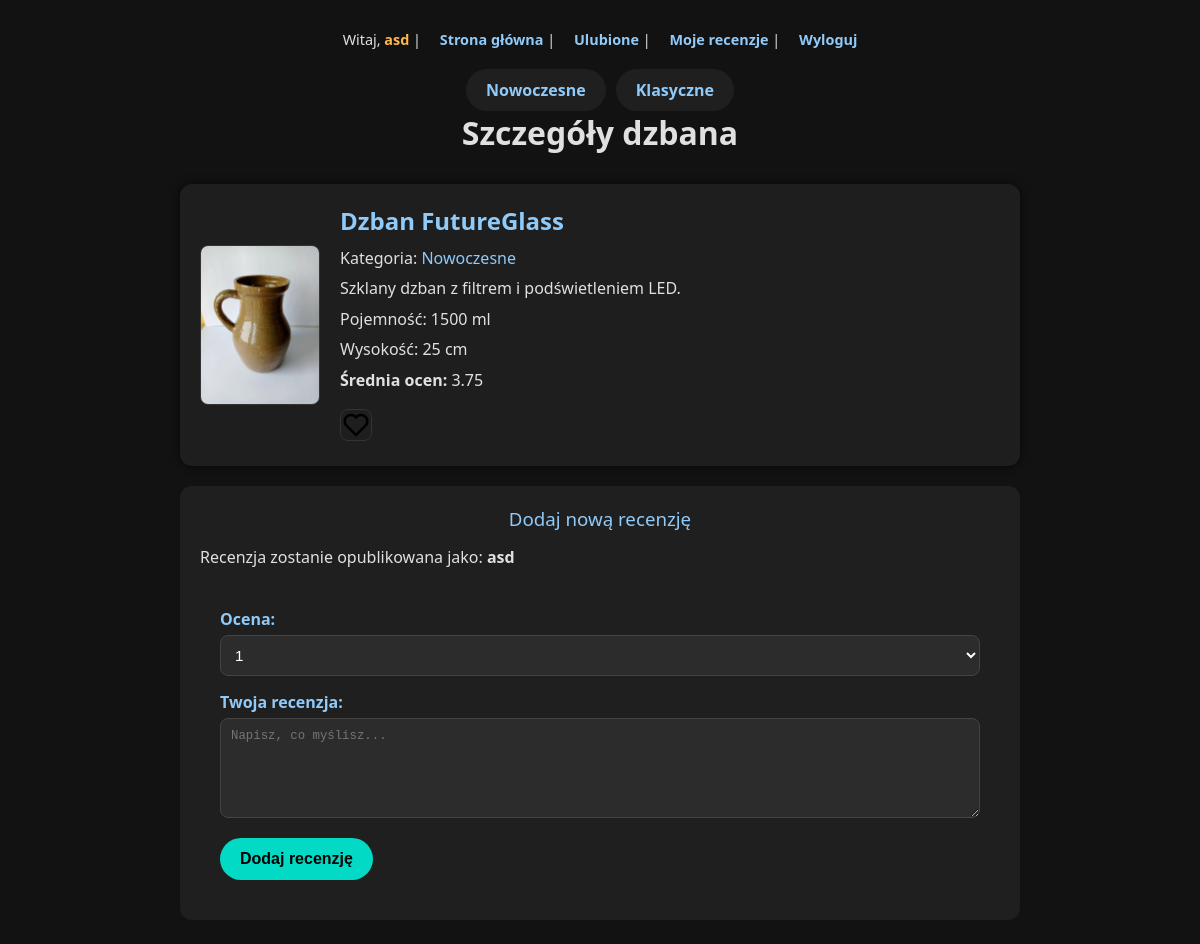
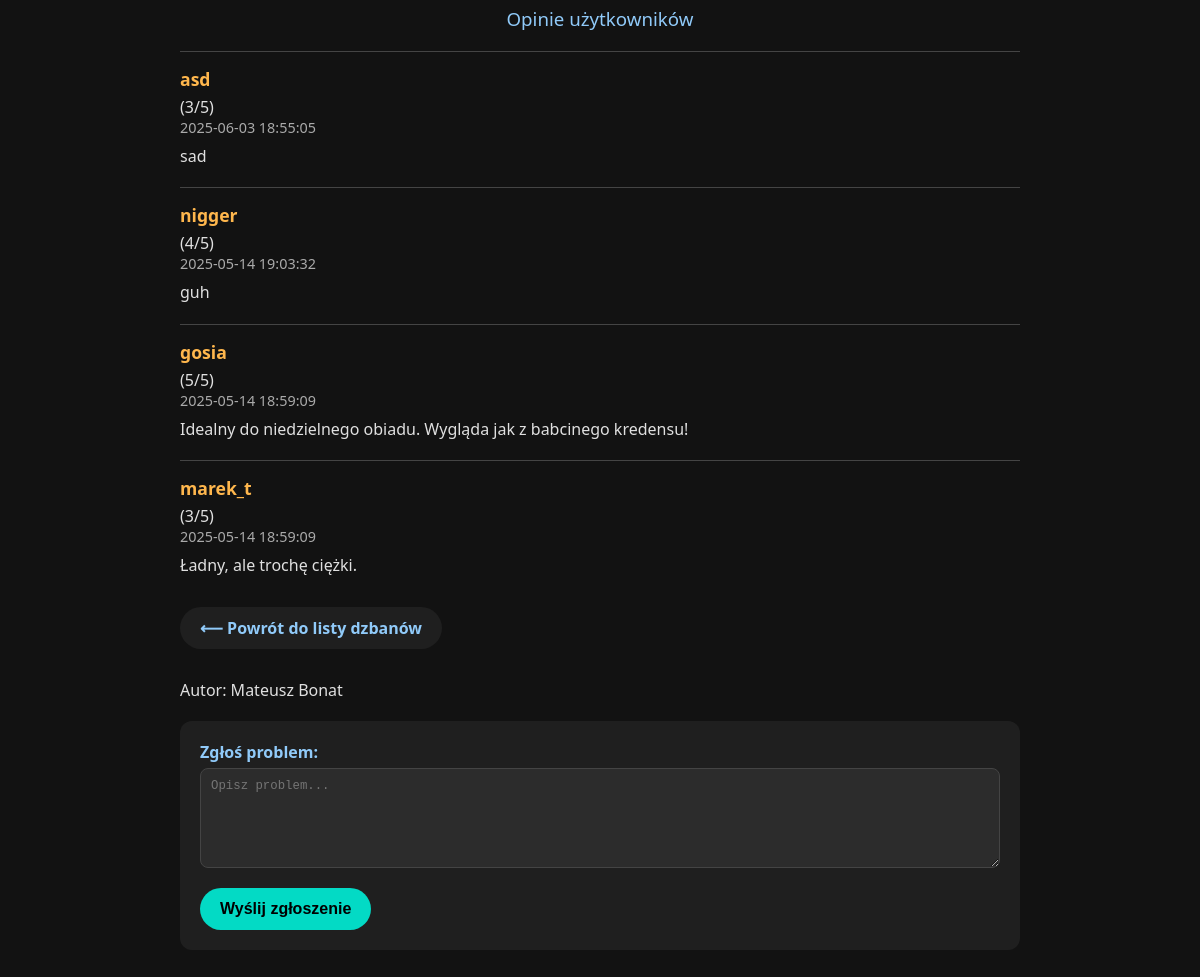
The page /details.php?id=2 (signed in) on the database its author committed (2 pictures, top to bottom).
### tables this page shows
CREATE TABLE `kategorie` (
  `id` int(10) UNSIGNED NOT NULL,
  `nazwa` varchar(50) DEFAULT NULL,
  `opis` text DEFAULT NULL
);

CREATE TABLE `dzbany` (
  `id` int(10) UNSIGNED NOT NULL,
  `idKategorii` int(10) UNSIGNED DEFAULT NULL,
  `nazwa` varchar(50) DEFAULT NULL,
  `obrazek` varchar(50) DEFAULT NULL,
  `opis` text DEFAULT NULL,
  `pojemnosc` int(11) DEFAULT NULL,
  `wysokosc` int(11) DEFAULT NULL
);

CREATE TABLE `recenzje` (
  `id` int(10) UNSIGNED NOT NULL,
  `idDzbana` int(10) UNSIGNED DEFAULT NULL,
  `nick` varchar(50) DEFAULT NULL,
  `ocena` int(11) DEFAULT NULL,
  `tresc` text DEFAULT NULL,
  `data` timestamp NOT NULL DEFAULT current_timestamp()
);

### details.php (the view, shortened to what this page needs)
<?php
include("db.php");
$id = (int)$_GET["id"];
$stmtFav = $conn->prepare("SELECT id FROM ulubione WHERE idDzbana = ? AND idUzytkownika = ?");
$stmtFav->bind_param("ii", $id, $_SESSION['id']);
$stmtFav->execute();
$stmtFav->store_result();
$isFav = $stmtFav->num_rows > 0;
?>
<!DOCTYPE html>
<html lang="pl">
<head>
    <link rel="stylesheet" href="style.css">
</head>
<body>
<div class="container">
    <header class="header">
        <?php include "menu.php"; ?>
        <h1>Szczegóły dzbana</h1>
    </header>
    <?php
    $stmtAvg = $conn->prepare("SELECT AVG(ocena) AS srednia FROM recenzje WHERE idDzbana = ?");
    $stmtAvg->bind_param("i", $id);
    $stmtAvg->execute();
    $srednia = $stmtAvg->get_result()->fetch_object()->srednia;
    $stmt = $conn->prepare("
        SELECT d.idKategorii, k.nazwa AS nazwaKat, d.nazwa, d.obrazek, d.opis, d.pojemnosc, d.wysokosc
        FROM dzbany d
        JOIN kategorie k ON d.idKategorii = k.id
        WHERE d.id = ?
    ");
    $stmt->bind_param("i", $id);
    $stmt->execute();
    $row = $stmt->get_result()->fetch_object();
    if ($row):
    ?>
        <div class="dzban">
            <img src="obrazki/<?= htmlspecialchars($row->obrazek) ?>" alt="">
            <div class="dzban-info">
                <h2><?= htmlspecialchars($row->nazwa) ?></h2>
                <p>Kategoria: <a href="index.php?idKat=<?= (int)$row->idKategorii ?>"><?= htmlspecialchars($row->nazwaKat) ?></a></p>
                <p><?= nl2br(htmlspecialchars($row->opis)) ?></p>
                <p>Pojemność: <?= (int)$row->pojemnosc ?> ml</p>
                <p>Wysokość: <?= (int)$row->wysokosc ?> cm</p>
                <p><strong>Średnia ocen:</strong> <?= round((float)$srednia, 2) ?></p>
                <img
                    class="fav"
                    data-dzban="<?= $id ?>"
                    src="icons/<?= $isFav ? 'heart-filled.png' : 'heart-empty.png' ?>"
                    alt="Ulubione"
                    style="cursor:pointer; width:32px; margin-top:10px;"
                >
            </div>
        </div>
    <?php else: ?>
        <p>Nie znaleziono dzbana o ID = <?= $id ?>.</p>
    <?php endif; ?>
    <section class="add-review">
        <h3>Dodaj nową recenzję</h3>
        <p>Recenzja zostanie opublikowana jako: <strong><?= htmlspecialchars($_SESSION['login']) ?></strong></p>
        <form action="insertReview.php" method="post">
            <label for="ocena">Ocena:</label>
            <select name="ocena" id="ocena">
                <?php for ($i = 1; $i <= 5; $i++): ?>
                    <option value="<?= $i ?>"><?= $i ?></option>
                <?php endfor; ?>
            </select>
            <label for="tresc">Twoja recenzja:</label>
            <textarea name="tresc" id="tresc" placeholder="Napisz, co myślisz..." required></textarea>
            <input type="submit" value="Dodaj recenzję">
        </form>
    </section>
    <section class="reviews-list">
        <h3>Opinie użytkowników</h3>
        <?php
        $stmt2 = $conn->prepare("SELECT nick, ocena, tresc, data FROM recenzje WHERE idDzbana = ? ORDER BY data DESC");
        $stmt2->bind_param("i", $id);
        $stmt2->execute();
        $result = $stmt2->get_result();
        if ($result->num_rows === 0):
            echo "<p>Brak recenzji dla tego dzbana. Bądź pierwszy, który oceni!</p>";
        else:
            while ($r = $result->fetch_object()): ?>
                <div class="review">
                    <strong><?= htmlspecialchars($r->nick) ?></strong> (<?= $r->ocena ?>/5)
                    <small><?= htmlspecialchars($r->data) ?></small>
                    <p><?= nl2br(htmlspecialchars($r->tresc)) ?></p>
                </div>
            <?php endwhile;
        endif;
        ?>
    </section>
    <a class="back-link" href="index.php">⟵ Powrót do listy dzbanów</a>
    <?php include 'footer.php'; ?>
</div>
</body>
</html>

### menu.php (shortened to what this page needs)
<?php
require("db.php");
?>
<div class="user-info">
    Witaj, <strong><?= htmlspecialchars($_SESSION['login']) ?></strong> |
    <a href="index.php">Strona główna</a> |
    <a href="favourites.php">Ulubione</a> |
    <a href="myReviews.php">Moje recenzje</a> |
    <a href="logout.php">Wyloguj</a>
</div>
<nav class="menu">
    <?php
    $stmtCat = $conn->prepare("SELECT id, nazwa FROM kategorie");
    $stmtCat->execute();
    $resCat = $stmtCat->get_result();
    while ($cat = $resCat->fetch_object()):
    ?>
        <a href="index.php?idKat=<?= (int)$cat->id ?>"><?= htmlspecialchars($cat->nazwa) ?></a>
    <?php
    endwhile;
    ?>
</nav>

### style.css (style rules this page uses)
* { margin: 0; padding: 0; box-sizing: border-box; }
body { background-color: #121212; color: #e0e0e0; font-family: 'Segoe UI', Tahoma, Geneva, Verdana, sans-serif; display: flex; justify-content: center; min-height: 100vh; }
.container { max-width: 900px; width: 100%; padding: 30px; }
header { text-align: center; margin-bottom: 30px; }
.header .user-info { margin-bottom: 15px; font-size: 0.9em; }
.header .user-info strong { color: #ffb74d; }
.header .user-info a { color: #90caf9; margin-left: 15px; text-decoration: none; font-weight: bold; transition: color 0.3s ease; }
nav.menu { display: flex; flex-wrap: wrap; justify-content: center; gap: 10px; margin-top: 20px; }
nav.menu a { background-color: #1f1f1f; color: #90caf9; padding: 10px 20px; border-radius: 25px; text-decoration: none; font-weight: bold; transition: all 0.3s ease; }
.dzban { background-color: #1e1e1e; border-radius: 12px; padding: 20px; margin-bottom: 20px; box-shadow: 0 0 10px rgba(0, 0, 0, 0.6); display: flex; align-items: center; gap: 20px; }
.dzban a { text-decoration: none; color: #90caf9; }
.dzban img { width: 120px; height: auto; border-radius: 8px; border: 1px solid #333; }
.dzban-info { flex: 1; }
.dzban-info h2, .dzban-info h3 { margin-bottom: 10px; color: #90caf9; }
.dzban-info p { margin-bottom: 8px; line-height: 1.4; }
form { background-color: #1f1f1f; padding: 20px; border-radius: 12px; margin-top: 20px; }
form label { display: block; margin-bottom: 5px; color: #90caf9; font-weight: 600; }
form input[type='text'], form input[type='number'], form input[type='file'], form input[type='password'], form input[type='email'], form select, form textarea { width: 100%; padding: 10px; background-color: #2c2c2c; color: #fff; border: 1px solid #444; border-radius: 8px; margin-bottom: 15px; font-size: 0.95em; }
form textarea { min-height: 100px; resize: vertical; }
form input[type='submit'], button { background-color: #03dac5; border: none; color: #000; font-weight: bold; padding: 12px 20px; border-radius: 25px; cursor: pointer; transition: background-color 0.3s ease; font-size: 1em; }
.add-review { background-color: #1f1f1f; padding: 20px; border-radius: 12px; margin-top: 20px; }
.add-review h3, .reviews-list h3 { color: #90caf9; margin-bottom: 15px; text-align: center; }
.reviews-list { margin-top: 30px; }
.review { margin-top: 20px; border-top: 1px solid #444; padding-top: 15px; }
.review strong { display: block; font-size: 1.1em; margin-bottom: 5px; color: #ffb74d; }
.review small { color: #aaa; display: block; margin-bottom: 8px; font-size: 0.9em; }
.review p { line-height: 1.4; }
.back-link { display: inline-block; margin-top: 30px; margin-bottom: 30px; text-align: center; color: #90caf9; font-weight: bold; padding: 10px 20px; border-radius: 25px; background-color: #1f1f1f; text-decoration: none; transition: background-color 0.3s ease; }
h3 { font-weight: normal; text-align: center; margin-bottom: 15px; }
.user-info a { text-decoration: none; color: #00bfa5; }

### rows shown on the page
kategorie: nazwa "Nowoczesne"
kategorie: nazwa "Klasyczne"
dzbany: obrazek (picture), nazwa "Dzban FutureGlass", idKategorii.nazwa "Nowoczesne", opis "Szklany dzban z filtrem i podświetleniem LED.", pojemnosc "1500", wysokosc "25"
recenzje: nick "asd", ocena "3", data "2025-06-03 18:55:05", tresc "sad"
recenzje: nick "nigger", ocena "4", data "2025-05-14 19:03:32", tresc "guh"
recenzje: nick "gosia", ocena "5", data "2025-05-14 18:59:09", tresc "Idealny do niedzielnego obiadu. Wygląda jak z babcinego kredensu!"
recenzje: nick "marek_t", ocena "3", data "2025-05-14 18:59:09", tresc "Ładny, ale trochę ciężki."

### other values the page prints
$_SESSION['login'] "asd"
$srednia "3.75"
form field ocena "1"
